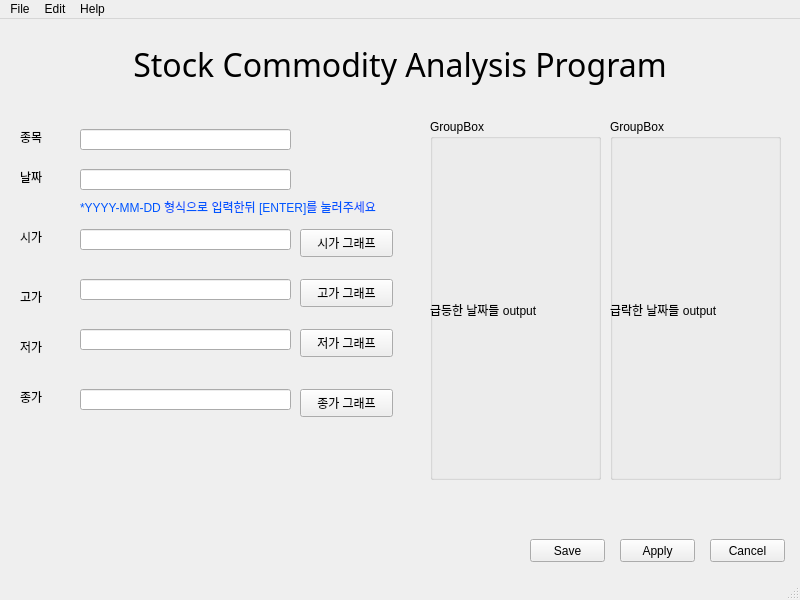
<?xml version="1.0" encoding="UTF-8"?>
<ui version="4.0">
 <class>MainWindow</class>
 <widget class="QMainWindow" name="MainWindow">
  <property name="geometry">
   <rect>
    <x>0</x>
    <y>0</y>
    <width>800</width>
    <height>600</height>
   </rect>
  </property>
  <property name="windowTitle">
   <string>MainWindow</string>
  </property>
  <widget class="QWidget" name="centralwidget">
   <widget class="QLabel" name="label">
    <property name="geometry">
     <rect>
      <x>50</x>
      <y>10</y>
      <width>700</width>
      <height>70</height>
     </rect>
    </property>
    <property name="palette">
     <palette>
      <active>
       <colorrole role="Base">
        <brush brushstyle="SolidPattern">
         <color alpha="255">
          <red>255</red>
          <green>255</green>
          <blue>127</blue>
         </color>
        </brush>
       </colorrole>
       <colorrole role="Window">
        <brush brushstyle="SolidPattern">
         <color alpha="255">
          <red>240</red>
          <green>240</green>
          <blue>240</blue>
         </color>
        </brush>
       </colorrole>
      </active>
      <inactive>
       <colorrole role="Base">
        <brush brushstyle="SolidPattern">
         <color alpha="255">
          <red>255</red>
          <green>255</green>
          <blue>127</blue>
         </color>
        </brush>
       </colorrole>
       <colorrole role="Window">
        <brush brushstyle="SolidPattern">
         <color alpha="255">
          <red>240</red>
          <green>240</green>
          <blue>240</blue>
         </color>
        </brush>
       </colorrole>
      </inactive>
      <disabled>
       <colorrole role="Base">
        <brush brushstyle="SolidPattern">
         <color alpha="255">
          <red>240</red>
          <green>240</green>
          <blue>240</blue>
         </color>
        </brush>
       </colorrole>
       <colorrole role="Window">
        <brush brushstyle="SolidPattern">
         <color alpha="255">
          <red>240</red>
          <green>240</green>
          <blue>240</blue>
         </color>
        </brush>
       </colorrole>
      </disabled>
     </palette>
    </property>
    <property name="font">
     <font>
      <family>Headline R</family>
      <pointsize>24</pointsize>
     </font>
    </property>
    <property name="text">
     <string>Stock Commodity Analysis Program</string>
    </property>
    <property name="alignment">
     <set>Qt::AlignCenter</set>
    </property>
   </widget>
   <widget class="QPushButton" name="pushButton">
    <property name="geometry">
     <rect>
      <x>300</x>
      <y>210</y>
      <width>93</width>
      <height>28</height>
     </rect>
    </property>
    <property name="text">
     <string>시가 그래프</string>
    </property>
   </widget>
   <widget class="QLineEdit" name="lineEdit_4">
    <property name="geometry">
     <rect>
      <x>80</x>
      <y>310</y>
      <width>211</width>
      <height>21</height>
     </rect>
    </property>
   </widget>
   <widget class="QLineEdit" name="lineEdit_2">
    <property name="geometry">
     <rect>
      <x>80</x>
      <y>210</y>
      <width>211</width>
      <height>21</height>
     </rect>
    </property>
   </widget>
   <widget class="QLabel" name="label_5">
    <property name="geometry">
     <rect>
      <x>20</x>
      <y>320</y>
      <width>64</width>
      <height>15</height>
     </rect>
    </property>
    <property name="text">
     <string>저가</string>
    </property>
   </widget>
   <widget class="QLineEdit" name="lineEdit">
    <property name="geometry">
     <rect>
      <x>80</x>
      <y>150</y>
      <width>211</width>
      <height>21</height>
     </rect>
    </property>
   </widget>
   <widget class="QLabel" name="label_3">
    <property name="geometry">
     <rect>
      <x>20</x>
      <y>210</y>
      <width>64</width>
      <height>15</height>
     </rect>
    </property>
    <property name="text">
     <string>시가</string>
    </property>
   </widget>
   <widget class="QPushButton" name="pushButton_2">
    <property name="geometry">
     <rect>
      <x>300</x>
      <y>260</y>
      <width>93</width>
      <height>28</height>
     </rect>
    </property>
    <property name="text">
     <string>고가 그래프</string>
    </property>
   </widget>
   <widget class="QPushButton" name="pushButton_4">
    <property name="geometry">
     <rect>
      <x>300</x>
      <y>370</y>
      <width>93</width>
      <height>28</height>
     </rect>
    </property>
    <property name="text">
     <string>종가 그래프</string>
    </property>
   </widget>
   <widget class="QPushButton" name="pushButton_3">
    <property name="geometry">
     <rect>
      <x>300</x>
      <y>310</y>
      <width>93</width>
      <height>28</height>
     </rect>
    </property>
    <property name="text">
     <string>저가 그래프</string>
    </property>
   </widget>
   <widget class="QLabel" name="label_2">
    <property name="geometry">
     <rect>
      <x>20</x>
      <y>150</y>
      <width>91</width>
      <height>16</height>
     </rect>
    </property>
    <property name="text">
     <string>날짜</string>
    </property>
   </widget>
   <widget class="QLineEdit" name="lineEdit_5">
    <property name="geometry">
     <rect>
      <x>80</x>
      <y>370</y>
      <width>211</width>
      <height>21</height>
     </rect>
    </property>
   </widget>
   <widget class="QLineEdit" name="lineEdit_3">
    <property name="geometry">
     <rect>
      <x>80</x>
      <y>260</y>
      <width>211</width>
      <height>21</height>
     </rect>
    </property>
   </widget>
   <widget class="QLabel" name="label_6">
    <property name="geometry">
     <rect>
      <x>20</x>
      <y>370</y>
      <width>64</width>
      <height>15</height>
     </rect>
    </property>
    <property name="text">
     <string>종가</string>
    </property>
   </widget>
   <widget class="QLabel" name="label_4">
    <property name="geometry">
     <rect>
      <x>20</x>
      <y>270</y>
      <width>64</width>
      <height>15</height>
     </rect>
    </property>
    <property name="text">
     <string>고가</string>
    </property>
   </widget>
   <widget class="QLabel" name="labelCoinName">
    <property name="geometry">
     <rect>
      <x>20</x>
      <y>110</y>
      <width>91</width>
      <height>16</height>
     </rect>
    </property>
    <property name="text">
     <string>종목</string>
    </property>
   </widget>
   <widget class="QLineEdit" name="lineEditCoin">
    <property name="geometry">
     <rect>
      <x>80</x>
      <y>110</y>
      <width>211</width>
      <height>21</height>
     </rect>
    </property>
   </widget>
   <widget class="QLabel" name="label_7">
    <property name="geometry">
     <rect>
      <x>80</x>
      <y>180</y>
      <width>331</width>
      <height>16</height>
     </rect>
    </property>
    <property name="palette">
     <palette>
      <active>
       <colorrole role="WindowText">
        <brush brushstyle="SolidPattern">
         <color alpha="255">
          <red>0</red>
          <green>85</green>
          <blue>255</blue>
         </color>
        </brush>
       </colorrole>
      </active>
      <inactive>
       <colorrole role="WindowText">
        <brush brushstyle="SolidPattern">
         <color alpha="255">
          <red>0</red>
          <green>85</green>
          <blue>255</blue>
         </color>
        </brush>
       </colorrole>
      </inactive>
      <disabled>
       <colorrole role="WindowText">
        <brush brushstyle="SolidPattern">
         <color alpha="255">
          <red>120</red>
          <green>120</green>
          <blue>120</blue>
         </color>
        </brush>
       </colorrole>
      </disabled>
     </palette>
    </property>
    <property name="text">
     <string>*YYYY-MM-DD 형식으로 입력한뒤 [ENTER]를 눌러주세요</string>
    </property>
   </widget>
   <widget class="QPushButton" name="pushButton_5">
    <property name="geometry">
     <rect>
      <x>620</x>
      <y>520</y>
      <width>75</width>
      <height>23</height>
     </rect>
    </property>
    <property name="text">
     <string>Apply</string>
    </property>
   </widget>
   <widget class="QPushButton" name="pushButton_6">
    <property name="geometry">
     <rect>
      <x>710</x>
      <y>520</y>
      <width>75</width>
      <height>23</height>
     </rect>
    </property>
    <property name="text">
     <string>Cancel</string>
    </property>
   </widget>
   <widget class="QPushButton" name="pushButton_7">
    <property name="geometry">
     <rect>
      <x>530</x>
      <y>520</y>
      <width>75</width>
      <height>23</height>
     </rect>
    </property>
    <property name="text">
     <string>Save</string>
    </property>
   </widget>
   <widget class="QGroupBox" name="groupBox">
    <property name="geometry">
     <rect>
      <x>430</x>
      <y>100</y>
      <width>171</width>
      <height>361</height>
     </rect>
    </property>
    <property name="title">
     <string>GroupBox</string>
    </property>
    <widget class="QLabel" name="label_8">
     <property name="geometry">
      <rect>
       <x>0</x>
       <y>20</y>
       <width>171</width>
       <height>341</height>
      </rect>
     </property>
     <property name="text">
      <string>급등한 날짜들 output</string>
     </property>
    </widget>
   </widget>
   <widget class="QGroupBox" name="groupBox_2">
    <property name="geometry">
     <rect>
      <x>610</x>
      <y>100</y>
      <width>171</width>
      <height>361</height>
     </rect>
    </property>
    <property name="title">
     <string>GroupBox</string>
    </property>
    <widget class="QLabel" name="label_9">
     <property name="geometry">
      <rect>
       <x>0</x>
       <y>20</y>
       <width>171</width>
       <height>341</height>
      </rect>
     </property>
     <property name="text">
      <string>급락한 날짜들 output</string>
     </property>
    </widget>
   </widget>
  </widget>
  <widget class="QMenuBar" name="menubar">
   <property name="geometry">
    <rect>
     <x>0</x>
     <y>0</y>
     <width>800</width>
     <height>21</height>
    </rect>
   </property>
   <widget class="QMenu" name="menufile">
    <property name="title">
     <string>File</string>
    </property>
    <addaction name="actionNew"/>
    <addaction name="actionSave"/>
    <addaction name="actionExit"/>
   </widget>
   <widget class="QMenu" name="menuEdit">
    <property name="title">
     <string>Edit</string>
    </property>
    <addaction name="actionCopy"/>
    <addaction name="actionPaste"/>
    <addaction name="actionDelete"/>
   </widget>
   <widget class="QMenu" name="menuHelop">
    <property name="title">
     <string>Help</string>
    </property>
   </widget>
   <addaction name="menufile"/>
   <addaction name="menuEdit"/>
   <addaction name="menuHelop"/>
  </widget>
  <widget class="QStatusBar" name="statusbar"/>
  <action name="actionNew">
   <property name="text">
    <string>New</string>
   </property>
  </action>
  <action name="actionSave">
   <property name="text">
    <string>Save</string>
   </property>
  </action>
  <action name="actionExit">
   <property name="text">
    <string>Exit</string>
   </property>
  </action>
  <action name="actionCopy">
   <property name="text">
    <string>Copy</string>
   </property>
  </action>
  <action name="actionPaste">
   <property name="text">
    <string>Paste</string>
   </property>
  </action>
  <action name="actionDelete">
   <property name="text">
    <string>Delete</string>
   </property>
  </action>
 </widget>
 <resources/>
 <connections/>
</ui>
